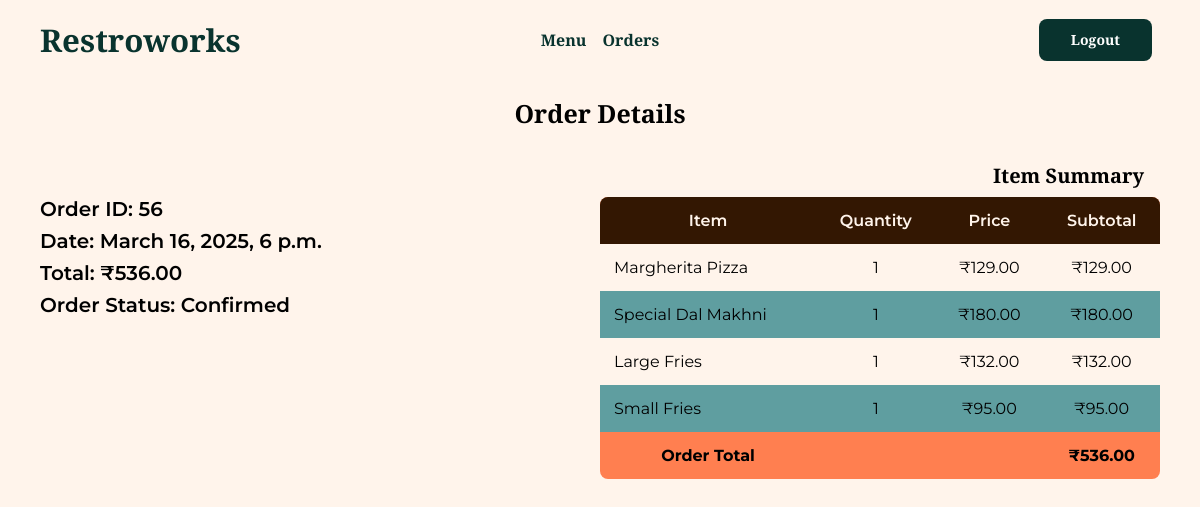
/orders/view/56 (signed in), run on the app's committed database.
### orders/models.py (models this page shows, shortened)
class Order(models.Model):
    customer = models.ForeignKey(
        Customer, on_delete=models.CASCADE, related_name="orders"
    )
    status = models.IntegerField(choices=STATUS_CHOICES, default=1)
    total_price = models.DecimalField(max_digits=10, decimal_places=2, default=0.00)
    created_at = models.DateTimeField(auto_now_add=True)
    updated_at = models.DateTimeField(auto_now=True)

class OrderItem(models.Model):
    order = models.ForeignKey(Order, on_delete=models.CASCADE, related_name="items")
    menu_item = models.ForeignKey(MenuItem, on_delete=models.CASCADE)
    quantity = models.IntegerField()
    price = models.DecimalField(max_digits=10, decimal_places=2, default=0.00)
    def total_price(self):
        return self.quantity * self.price

### menu/models.py (models this page shows)
class MenuItem(models.Model):
    name = models.CharField(max_length=100)
    description = models.TextField(max_length=500)
    image = models.ImageField(
        upload_to="menu/menu_items/",
        validators=[validate_image],
        help_text="Please upload an image with equal height and width.",
        null=True,
        blank=True,
        default="menu/default.png",
    )
    rating = models.FloatField(default=0.0, blank=True)
    price = models.DecimalField(max_digits=10, decimal_places=2)
    created_at = models.DateTimeField(auto_now_add=True)
    updated_at = models.DateTimeField(auto_now=True)  # to track item changes
    def __str__(self):
        return f"{self.name}"

### orders/views.py (the view)
class OrderDetailView(DetailView):
    template_name = "order_details.html"
    model = Order
    context_object_name = "order"

### orders/templates/order_details.html (shortened to what this page needs)
{% extends "base.html" %}
{% block content %}
<div class='heading'>
    <h4>Order Details</h4>
</div>
<div class='subheading'>
    <h5>Item Summary</h5>
</div>
<div class="order-details">
    <div class="overview">
        <h5>Order ID: {{ order.id }}</h5>
        <h5>Date: {{ order.created_at }}</h5>
        <h5>Total: ₹{{ order.total_price }}</h5>
        <h5>Order Status: {{ order.get_status_display }}</h5>
    </div>
    <div class="summary-table-holder">
        <table class="query-table menu-item-table">
            <thead>
                <tr>
                    <th>Item</th>
                    <th>Quantity</th>
                    <th>Price</th>
                    <th>Subtotal</th>
                </tr>
            </thead>
            <tbody>
                {% for item in order.items.all %}
                <tr>
                    <td class="menu-item-name">{{ item.menu_item }}</td>
                    <td>{{ item.quantity }}</td>
                    <td>₹{{ item.price }}</td>
                    <td>₹{{ item.total_price }}</td>
                </tr>
                {% endfor %}
                <tr>
                    <td><strong>Order Total</strong></td>
                    <td></td>
                    <td></td>
                    <td><strong>₹{{ order.total_price }}</strong></td>
                </tr>
            </tbody>
        </table>
    </div>
</div>
{% endblock content %}

### static/css/styles.css (style rules this page uses)
* { margin: 0; padding: 0; box-sizing: border-box; }
:root { --text: #09332e; --background: #fff4eb; --primary: #09332e; --secondary: #331702; --accent: #167a6d; --secondary-accent: #7d3804; }
body { font-family: "Montserrat"; font-weight: 400; background-color: var(--background); }
h1, h2, h3, h4, h5 { font-family: "Libre Baskerville"; font-weight: 700; }
html { font-size: 100%; }
h4 { font-size: 1.563rem; }
h5 { font-size: 1.25rem; }
.query-table { min-width: 100%; border-collapse: collapse; }
.query-table th:first-child { border-radius: 8px 0 0 0; }
.query-table th:last-child { border-radius: 0 8px 0 0; }
.query-table th { background-color: var(--secondary); padding: 14px; color: var(--background); font-weight: 600; }
.query-table tr:nth-child(even) { background-color: cadetblue; }
.query-table tr:last-child td:first-child { border-radius: 0 0 0 8px; }
.query-table tr:last-child td:last-child { border-radius: 0 0 8px 0; }
.query-table td { text-align: center; padding: 14px; }
.order-details { display: flex; align-items: flex-start; justify-content: space-between; width: 100%; }
.summary-table-holder { width: 50%; }
td.menu-item-name { text-align: left; }
.menu-item-table tr:last-child { background-color: coral; }
.overview { display: flex; justify-content: center; flex-direction: column; gap: 8px; }
.overview h5 { font-family: "Montserrat"; font-weight: 600; }
.heading { display: flex; width: 100%; margin-bottom: 2rem; align-items: center; justify-content: center; }
.heading h4 { font-weight: 600; }
.subheading { display: flex; width: 100%; margin-bottom: 8px; align-items: center; justify-content: flex-end; padding-right: 1rem; }

### data on the page
Order: id "56", created_at "March 16, 2025, 6 p.m.", total_price "536.00", status "Confirmed"
OrderItem: menu_item "Margherita Pizza", quantity "1", price "129.00", total_price "129.00"
OrderItem: menu_item "Special Dal Makhni", quantity "1", price "180.00", total_price "180.00"
OrderItem: menu_item "Large Fries", quantity "1", price "132.00", total_price "132.00"
OrderItem: menu_item "Small Fries", quantity "1", price "95.00", total_price "95.00"

### other printed values
{{ title }} "Restroworks"
{{ button_text }} "Logout"
